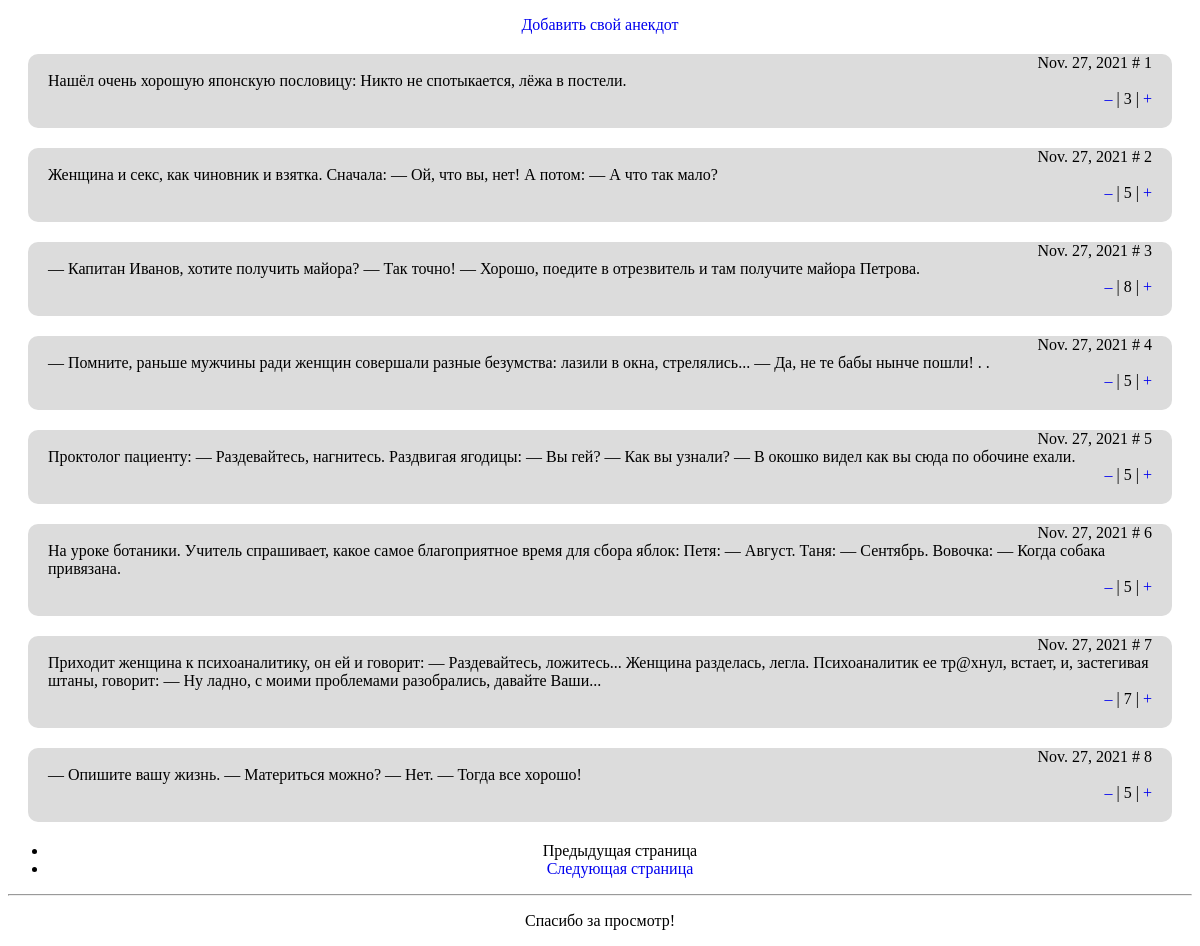
The page / on the database its author committed.
### blog/models.py (models this page shows)
class Jokes(models.Model):
    joke_text = models.CharField(verbose_name = "Текст шутки", max_length = 500)
    joke_rating = models.IntegerField(default = 0)
    date_of_creation = models.DateTimeField(auto_now_add=True)

### blog/views.py (the view)
# urls.py: path('', views.index, name='index'),
def index(request):
    jokes_list = Jokes.objects.all()
    paginator = Paginator(jokes_list, 8)
    page = request.GET.get('page')
    try:
        jokes_pages = paginator.page(page)
    except PageNotAnInteger:
        jokes_pages = paginator.page(1)
    template = loader.get_template('blog/index.html')
    context = {
        'jokes_pages': jokes_pages,
    }
    return HttpResponse(template.render(context, request))

### blog/templates/blog/index.html
{% extends "blog/base.html" %}
{% block content %}
<p class="center"><a href="{% url 'add_a_joke' %}">Добавить свой анекдот</a></p>
    {% if jokes_pages %}
        {% for joke in jokes_pages %}
            <div class="container">
                <div class="right-align">{{ joke.date_of_creation.date }} # {{joke.id}}</div>
                <div>{{joke.joke_text}}</div>
                <div class="right-align"><a href="pass" shape="None">&#8211</a> | {{joke.joke_rating}} | <a href="pass">+</a></div>
            </div>
        {% endfor %}
        <ul class = "center">
            {% if jokes_pages.has_previous %}
                <li><a href = "?page={{ jokes_pages.previous_page_number }}">Предыдущая страница</a></li>
                {% else %}
                <li><a title = "Предыдущей страницы нет">Предыдущая страница</a></li>
                {% endif %}
            {% if jokes_pages.has_next %}
                <li><a href = "?page={{ jokes_pages.next_page_number }}">Следующая страница</a></li>
                {% else %}
                <li><a title = "Следующей страницы нет">Следующая страница</a></li>
                {% endif %}
        </ul>
    {% else %}
        <p>В базе данных нет анекдотов</p>
    {% endif %}
{% endblock %}

### static/css/stylesheet.css (style rules this page uses)
.container { background-color: #DCDCDC; margin: 20px; padding: 0px 20px 20px 20px; border-radius: 10px; }
.center { text-align: center; }
.right-align { text-align: right; }
a { text-decoration: none; }

### rows shown on the page
Jokes: date_of_creation "Nov. 27, 2021", id "1", joke_text "Нашёл очень хорошую японскую пословицу: Никто не спотыкается, лёжа в постели.", joke_rating "3"
Jokes: date_of_creation "Nov. 27, 2021", id "2", joke_text "Женщина и ceкс, как чиновник и взятка. Сначала: — Ой, что вы, нет! А потом: — А что так мало?", joke_rating "5"
Jokes: date_of_creation "Nov. 27, 2021", id "3", joke_text "— Капитан Иванов, хотите получить майора? — Так точно! — Хорошо, поедите в отрезвитель и там получите майора Петрова.", joke_rating "8"
Jokes: date_of_creation "Nov. 27, 2021", id "4", joke_text "— Помните, раньше мужчины ради женщин совершали разные безумства: лазили в окна, стрелялись... — Да, не те бабы нынче пошли! . .", joke_rating "5"
Jokes: date_of_creation "Nov. 27, 2021", id "5", joke_text "Проктолог пациенту: — Раздевайтесь, нагнитесь. Раздвигая ягодицы: — Вы гей? — Как вы узнали? — В окошко видел как вы сюда по обочине ехали.", joke_rating "5"
Jokes: date_of_creation "Nov. 27, 2021", id "6", joke_text "На уроке ботаники. Учитель спрашивает, какое самое благоприятное время для сбора яблок: Петя: — Август. Таня: — Сентябрь. Вовочка: — Когда собака привязана.", joke_rating "5"
Jokes: date_of_creation "Nov. 27, 2021", id "7", joke_text "Приходит женщина к психоаналитику, он ей и говорит: — Раздевайтесь, ложитесь... Женщина разделась, легла. Психоаналитик ее тр@хнул, встает, и, застегивая штаны, говорит: — Ну ладно, с моими проблемами разобрались, давайте Ваши...", joke_rating "7"
Jokes: date_of_creation "Nov. 27, 2021", id "8", joke_text "— Опишите вашу жизнь. — Материться можно? — Нет. — Тогда все хорошо!", joke_rating "5"
